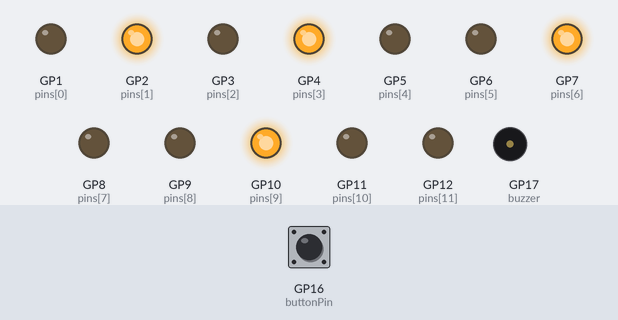
Bench run of a program on a simulated Raspberry Pi Pico running MicroPython. Parts: output pins drawn as LEDs (lit = HIGH), buzzer (waves = sounding, pin HIGH). Inputs (shaded band) come from the test bench; at power-on: GP16 (buttonPin) LOW.

Above: at 1.2 s.
1.3 s: GP16 (buttonPin) pulled HIGH for 0.15 s
At 1.7 s:
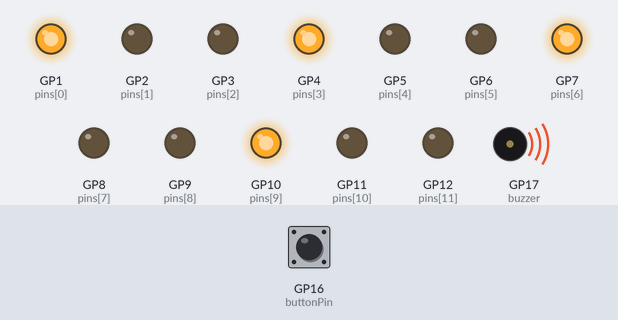
7.4 s: GP16 (buttonPin) pulled HIGH for 1 s
At 11.8 s:
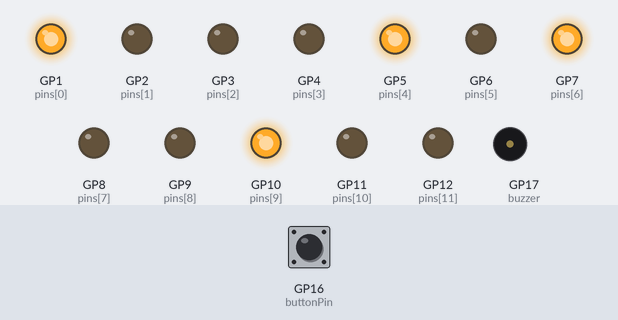
14.4 s: GP16 (buttonPin) pulled HIGH for 0.15 s
At 19.2 s:
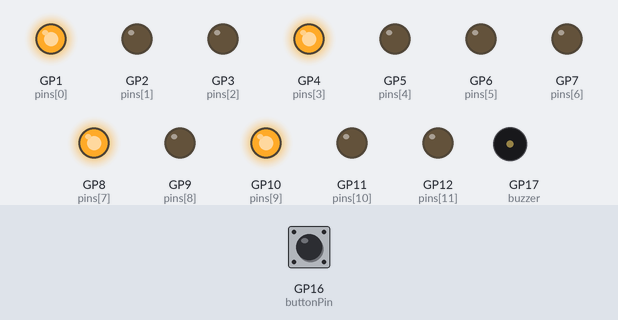
20.5 s: GP16 (buttonPin) pulled HIGH for 3.2 s
At 25.3 s:
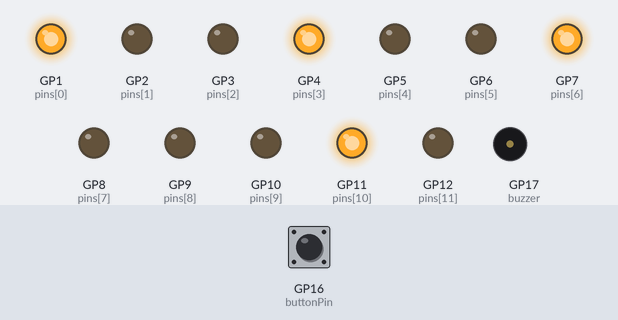
Timing chart, 0 to 27.7 s (numbered marks = the images above; inputs shaded):
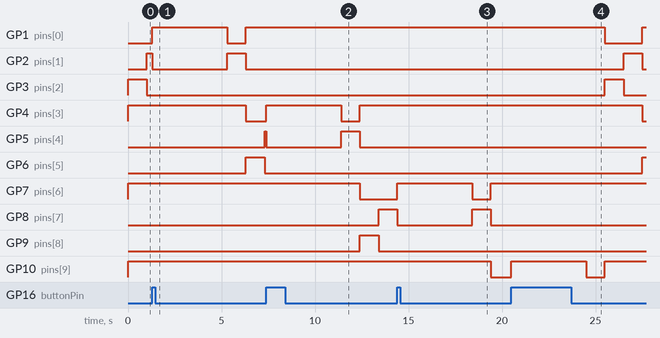

The program:

4lane_traffic.py
```python
from machine import Pin
import utime, _thread

pins=[Pin(i,Pin.OUT) for i in range(1,13)]
buttonPin=Pin(16,Pin.IN)
buzzer=Pin(17,Pin.OUT)

redPins=[Pin(i,Pin.OUT) for i in range(1,13,3)]
yellowPins=[Pin(i,Pin.OUT) for i in range(2,13,3)]
greenPins=[Pin(i,Pin.OUT) for i in range(3,13,3)]
greenTime=1
redTime=1
yellowTime=1
pedestrianTime=4
isButtonPressed=False

def interruptListener(pin): # interrupt handler is different in wokwi simulator than hardware
    global interruptMetaData
    global isButtonPressed
    isButtonPressed=True
    buttonPin.irq(handler=None)
    interruptMetaData[1].value(0)
    glowOne(interruptMetaData[0],pedestrianTime)    # glowing red bulb on current side
    glowOne(interruptMetaData[1],interruptMetaData[2])

def switchOff(pins):
    for pin in pins:
        pin.value(0)

def glowAllExcept(pins,_pin=False):
    for pin in pins:
        pin.value(1)
    if _pin: _pin.value(0)

def glowOne(pin,duration=1):
    global isButtonPressed
    if isButtonPressed:
        buzzer.value(1)
        isButtonPressed=False
    pin.value(1)
    utime.sleep(duration)
    pin.value(0)
    buzzer.value(0)

def cycle(pins):
    global interruptMetaData
    for i in range(4):
        buttonPin.irq(trigger=Pin.IRQ_RISING, handler=interruptListener)
        glowAllExcept(redPins,redPins[i])
        interruptMetaData=[redPins[i],greenPins[i],greenTime]
        glowOne(greenPins[i],greenTime)
        interruptMetaData=[redPins[i],yellowPins[i],yellowTime]
        glowOne(yellowPins[i],yellowTime)

interruptMetaData=None

while True:
    cycle(pins)
```

Measured:
- after the input at 1.3 s, GP1 (pins[0]): LOW → HIGH after 0.00 s instead of 0.70 s; GP2 (pins[1]): HIGH → LOW after 0.00 s instead of 0.70 s
- after the input at 7.4 s, GP1 (pins[0]): stays HIGH (without the input it goes to LOW after 4.9 s); GP2 (pins[1]): stays LOW (without the input it goes to HIGH after 5.9 s)
- after the input at 14.4 s, GP1 (pins[0]): stays HIGH (without the input it goes to LOW after 2.0 s); GP2 (pins[1]): stays LOW (without the input it goes to HIGH after 3.0 s)
- after the input at 20.5 s, GP5 (pins[4]): stays LOW (without the input it goes to HIGH after 3.9 s); GP7 (pins[6]): stays HIGH (without the input it goes to LOW after 4.9 s)
